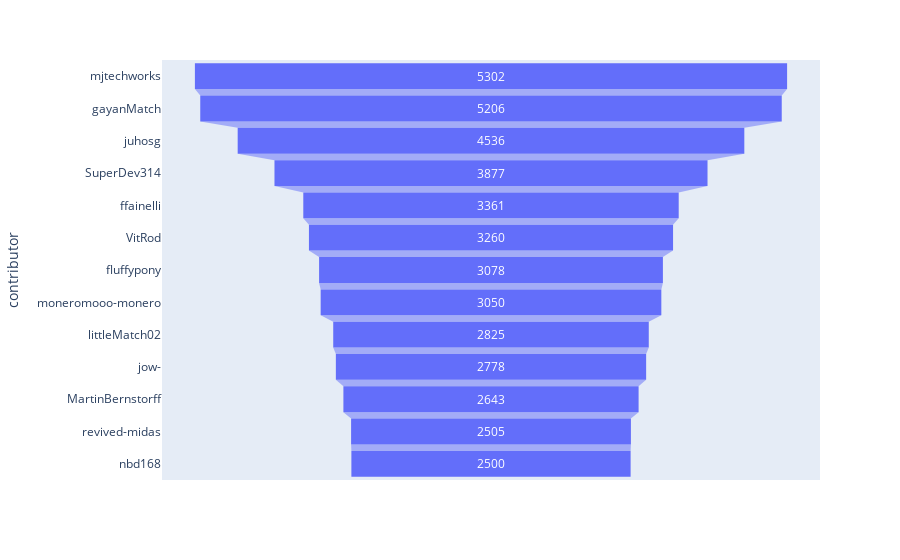

Write notebook code for a chart like this one.
### Markdown cell above
### Contributor by total commit

### Code cell
top_ct=df_ct.groupby('contributor')['commit'].sum().sort_values(ascending=False).nlargest(15)[2:15]

keys=[k for k in top_ct.keys()]
values=[v for v in top_ct]

data = dict(
    commit=values,
    contributor=keys)
fig = px.funnel(data, x='commit', y='contributor')
fig.show()
print(keys,values)

### Figure 1 — Plotly figure (JSON) as saved in the notebook; plotly's stock layout.template omitted (floating-point values rounded to 4 significant figures)
{"data": [{"hovertemplate": "commit=%{x}<br>contributor=%{y}<extra></extra>", "legendgroup": "", "marker": {"color": "#636efa"}, "name": "", "orientation": "h", "showlegend": false, "type": "funnel", "x": [5302, 5206, 4536, 3877, 3361, 3260, 3078, 3050, 2825, 2778, 2643, 2505, 2500], "xaxis": "x", "y": ["mjtechworks", "gayanMatch", "juhosg", "SuperDev314", "ffainelli", "VitRod", "fluffypony", "moneromooo-monero", "littleMatch02", "jow-", "MartinBernstorff", "revived-midas", "nbd168"], "yaxis": "y"}], "layout": {"legend": {"tracegroupgap": 0}, "margin": {"t": 60}, "xaxis": {"anchor": "y", "domain": [0, 1], "title": {"text": "commit"}}, "yaxis": {"anchor": "x", "domain": [0, 1], "title": {"text": "contributor"}}}}
